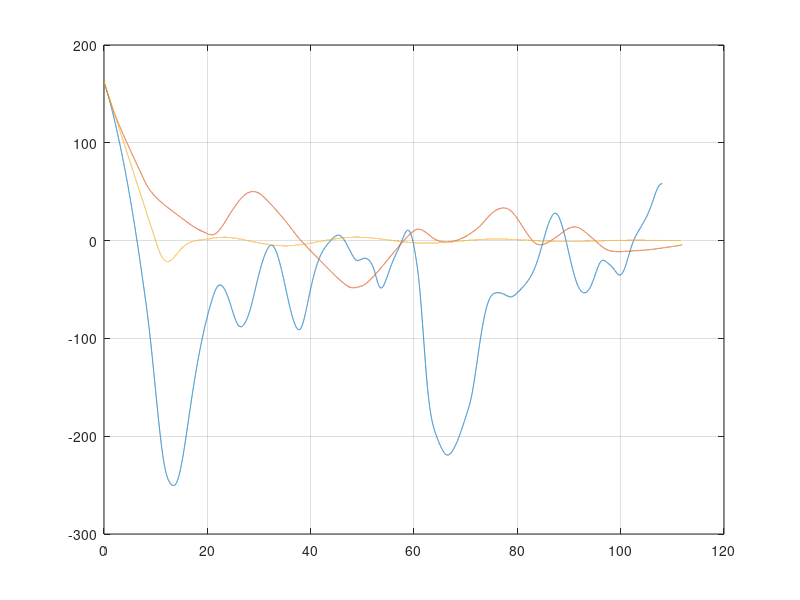

Write MATLAB code to recreate this figure.
%pilot diagram
clear 
clc

load('manual_log2.1.mat')
SimTimeManual = SimTime;
SimAltitudeManual = SimAltitude;
SimDeviationManual = SimDeviation;


load('control_variables2.4.mat')
SimTimeControl = SimTime;
SimAltitudeControl = SimAltitude;
SimDeviationControl = SimDeviation;

load('autopilot_variables2.5.mat')
SimTimeAuto = SimTime;
SimAltitudeAuto = SimAltitude;
SimDeviationAuto = SimDeviation;

plot(SimTimeManual,SimAltitudeManual);
hold on
plot(SimTimeControl,SimAltitudeControl);
hold on
plot(SimTimeAuto,SimAltitudeAuto);
grid on
xlabel('time');
ylabel('Altitude');
hold off

plot(SimTimeManual,SimDeviationManual);
hold on
plot(SimTimeControl,SimDeviationControl);
hold on
plot(SimTimeAuto,SimDeviationAuto);
grid on
hold off

